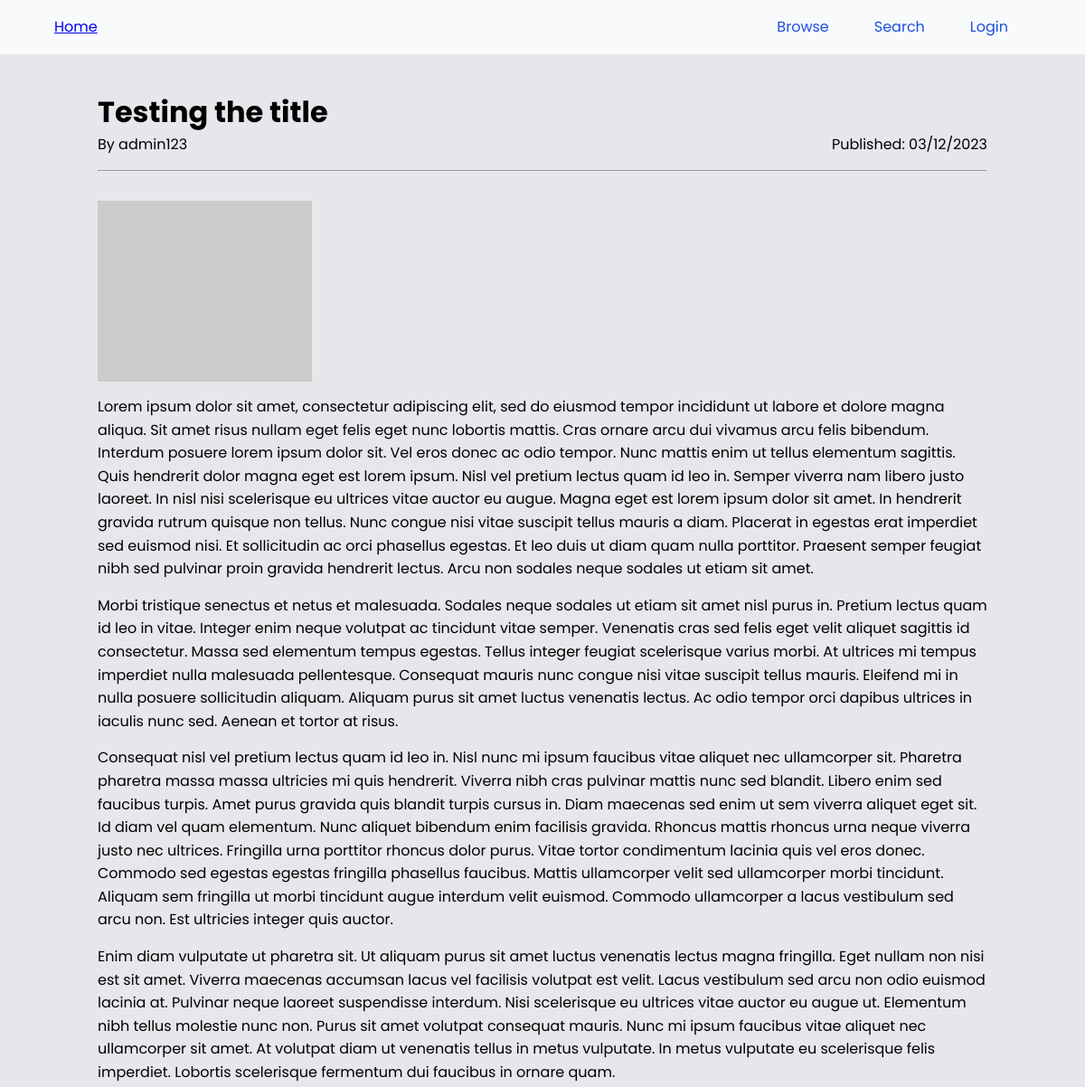
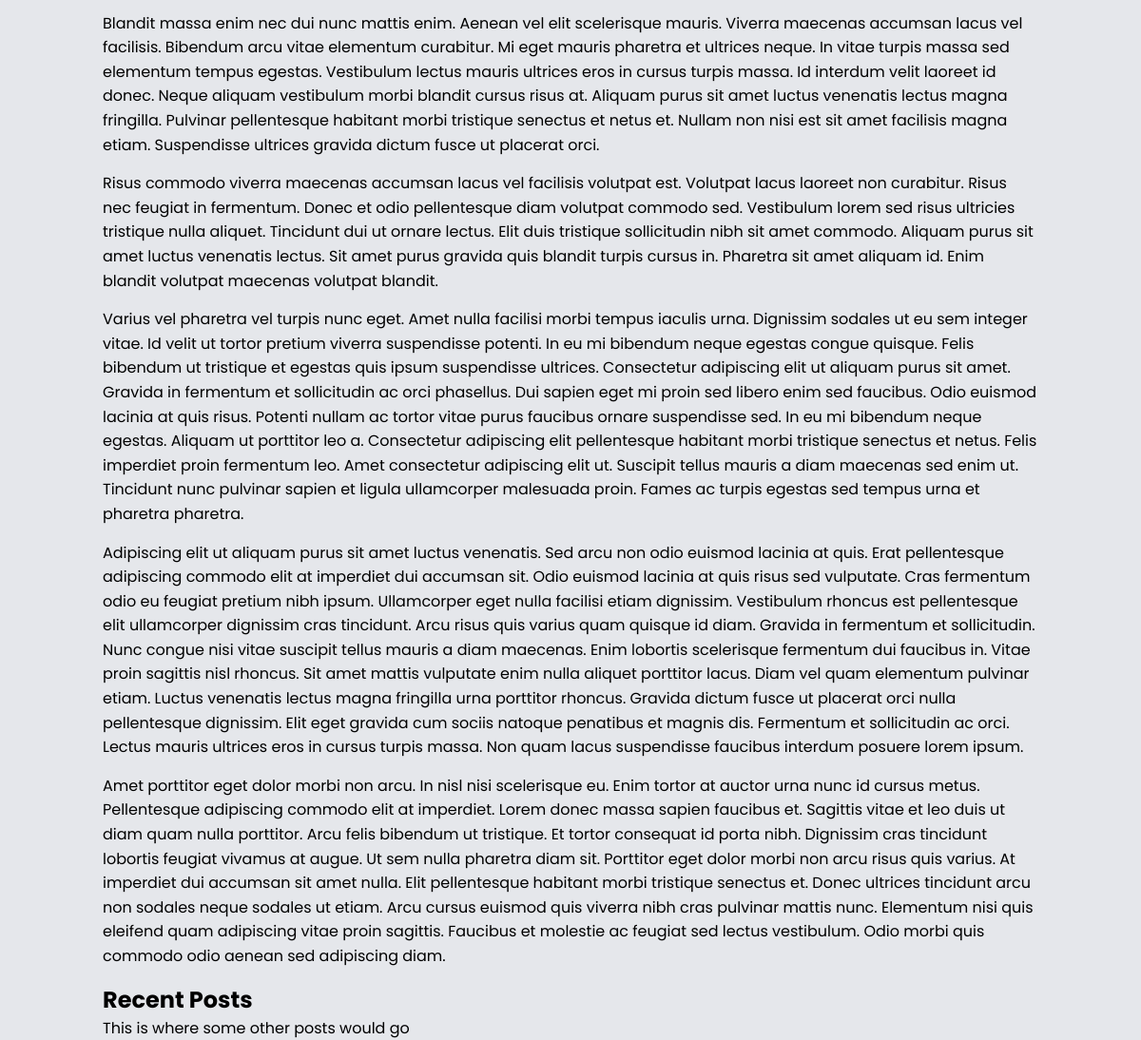
Page /posts/I-need-to-make-slugs-good on the committed database (2 pictures, top to bottom).
### models.py (models this page shows)
class PostModel(db.Model):
    __tablename__ = "posts"
    id = db.Column(db.Integer, primary_key=True)
    title = db.Column(db.String(100), nullable=False)
    slug = db.Column(db.String(100), unique=True, nullable=False)
    content = db.Column(db.Text, nullable=False)
    created_at = db.Column(db.DateTime, server_default=func.now())
    updated_at = db.Column(db.DateTime, onupdate=func.now())
    author = db.Column(db.String(100), db.ForeignKey("users.username"), nullable=False)
    status = db.Column(
        db.String, default="Draft"
    )  # Could be Draft, Review, Published, or Archived

### main.py (the view)
@app.route("/posts/<slug>")
def view_post(slug):
    post = PostModel.query.filter_by(slug=slug).first()
    if post.status == "Published":
        return render_template(
            "post.html",
            post=post,
            current_username=get_current_username(),
            page_title=post.title,
        )
    return redirect("/")

### main.py (called while the page is built)
def get_current_username():
    if current_user.is_authenticated:
        return current_user.username
    else:
        return "Guest"

### templates/post.html
{% extends "base.html" %}{%block head%}{%endblock%}{% block body %}
<div class="content-wrapper">
  <div class="post-container">
    <h1 class="post-title">{{post.title}}</h1>
    <div class="details-container">
      <p class="post-author">By {{post.author}}</p>
      <p class="post-date">
        Published: {{post.created_at.strftime("%m/%d/%Y")}}
      </p>
    </div>
    <hr />
    <div class="post-content">{{post.content|safe}}</div>
  </div>
  <div class="related-post-container">
    <h2>Recent Posts</h2>
    <div class="related-post">This is where some other posts would go</div>
  </div>
</div>
{% endblock %}

### static/css/stylesheet.css (style rules this page uses)
*, *::before, *::after { box-sizing: border-box; }
* { margin: 0; padding: 0; }
html, body { height: 100%; }
body { line-height: 1.5; -webkit-font-smoothing: antialiased; }
img, picture, video, canvas, svg { display: block; max-width: 100%; }
p, h1, h2, h3, h4, h5, h6 { overflow-wrap: break-word; }
:root { --dark-background: #27272a; --dark-foregeound: #e2e8f0; --dark-text: #e2e8f0; --dark-text-lighter: #6e6e6e; --dark-primary: #3839ff; --current-background: #e5e7eb; --current-foregeound: #18181b; --current-text: #18181b; --current-text-lighter: #4d5050; --light-primary: #00c3ff; --color-primary: #4f46e5; --color-secondary: #818cf8; --gradeint-primary: linear-gradient(#163de7, #00c3ff); }
body { background-color: var(--current-background); font-family: "Poppins", Noto Sans, sans-serif; min-height: 100%; height: 100%; display: flex; flex-direction: column; }
.content-wrapper { max-width: 1024px; margin: 0 auto; padding: 0 20px; }
.details-container { display: flex; justify-content: space-between; }
hr { margin: 1rem 0 2rem 0; }
.post-content * { line-height: 1.6em; margin: 0 0 15px; }

### rows in the picture
PostModel: title "Testing the title", author "admin123", created_at "03/12/2023", content "Lorem ipsum dolor sit amet, consectetur adipiscing elit, sed do eiusmod tempor incididunt ut labore et dolore magna aliqua. Sit amet risus nullam eget felis eget nunc lobortis mattis. Cras ornare arcu dui vivamus arcu felis bibendum. Interdum posuere lorem ipsum dolor sit. Vel eros donec ac odio tempor. Nunc mattis enim ut tellus elementum sagittis. Quis hendrerit dolor magna eget est lorem ipsum. Nisl vel pretium lectus quam id leo in. Semper viverra nam libero justo laoreet. In nisl nisi scelerisque eu ultrices vitae auctor eu augue. Magna eget est lorem ipsum dolor sit amet. In hendrerit gravida rutrum quisque non tellus. Nunc congue nisi vitae suscipit tellus mauris a diam. Placerat in…"
